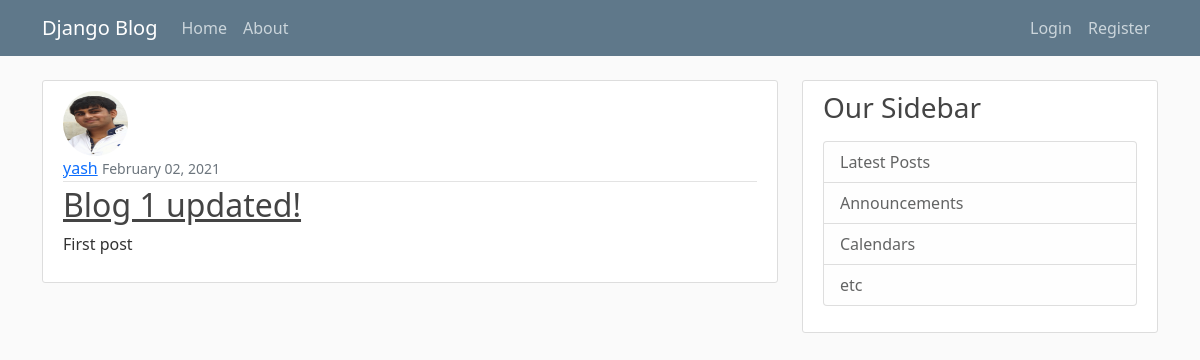
The app's page /post/1, older data.
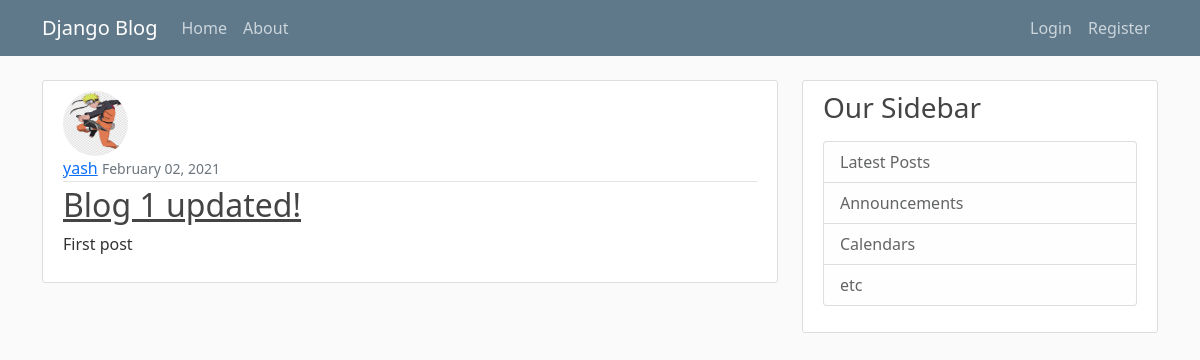
The same page, newer data.
### blog/models.py (models this page shows, shortened)
class Post(models.Model):
    title = models.CharField(max_length=100)
    content = models.TextField()
    date_posted = models.DateTimeField(default=timezone.now)
    author = models.ForeignKey(User, on_delete=models.CASCADE)

### users/models.py (models this page shows, shortened)
class Profile(models.Model):
    user = models.OneToOneField(User, on_delete=models.CASCADE)
    image = models.ImageField(default='default.png', upload_to='profile_pics')

### blog/views.py (the view)
# urls.py: path('post/<int:pk>', views.PostDetailView.as_view(), name='detail'),
class PostDetailView(generic.DetailView):
    model = Post
    template_name = 'blog/detail.html'

### blog/templates/blog/detail.html (shortened to what this page needs)
{% extends 'blog/base.html' %}
{% block content %}
<article class="media content-section">
  <img class="rounded-circle article-img" src="{{post.author.profile.image.url }}" alt="">
  <div class="media-body">
    <div class="article-metadata">
      <a class="mr-2" href="#">{{ post.author }}</a>
      <small class="text-muted">{{ post.date_posted | date:'F d, Y'}}</small>
    </div>
    <h2><a class="article-title" href="#">{{ post.title }}</a></h2>
    <p class="article-content">{{ post.content }}</p>
  </div>
</article>
{% endblock %}

Row changes from the older to the newer data that the page shows:
changed through a linked row, Post "Blog 1 updated!": author.profile.image: a different picture
